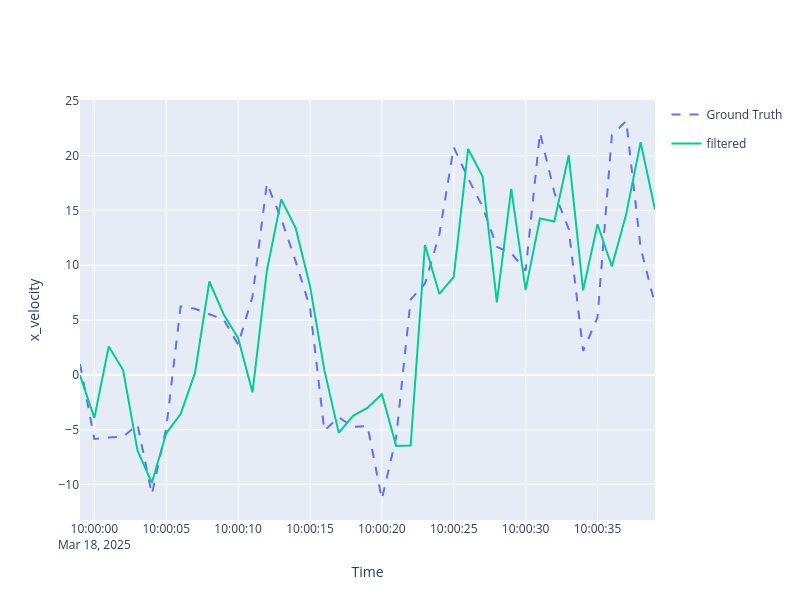

The cell this chart's notebook holds for it:
### Markdown cell above
Velocity plot

We can also plot our estimate for the objects (x) velocity
The 1D plot will enable us to better visualise how our particle smoothing functions
alter the filtered track estimate by showing the changes to the particle paths.
The particle paths can be added to the plot by setting plot_particle_paths=True.

### Code cell
# We set mode='lines' to avoid large markers obstructing our view of the particle paths
x_vel_plotter.plot_tracks(track, [1], label='filtered', mode='lines',line=dict(color=colors_dict['track'])) 
x_vel_plotter.fig
